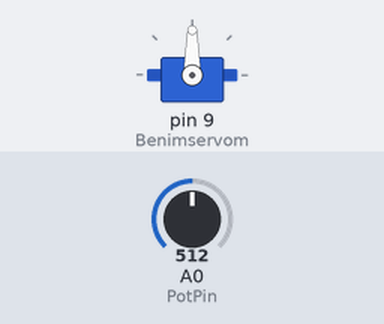
A sketch run on a simulated Arduino Uno, built with avr-gcc and run on an emulated ATmega328P. Parts: servo. Inputs (shaded band) come from the test bench; at power-on: A0 (PotPin) = 512.

Above: at 1.2 s.
1.3 s: A0 (PotPin) set to 716
At 2.5 s:
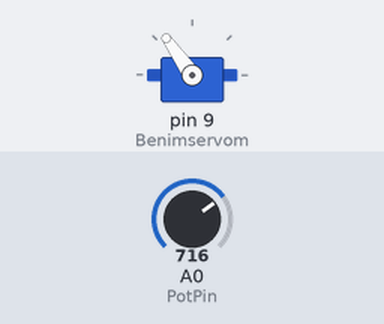
2.8 s: A0 (PotPin) set to 900
At 3.6 s:
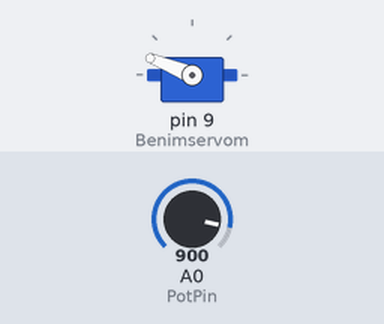
4.3 s: A0 (PotPin) set to 1023
At 5.0 s:
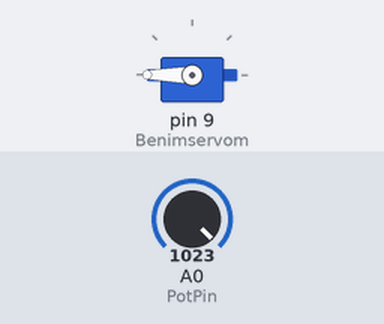
5.8 s: A0 (PotPin) set to 306
At 7.0 s:
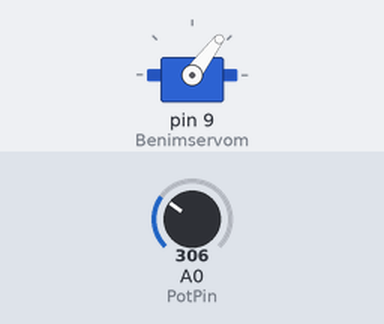
7.3 s: A0 (PotPin) set to 122
At 8.5 s:
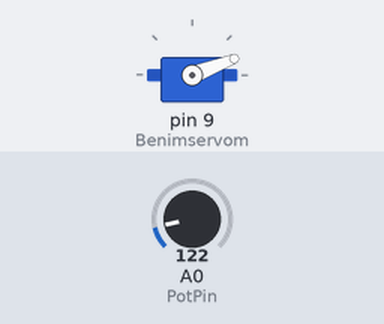
Timing chart, 0 to 9.8 s (numbered marks = the images above; inputs shaded):
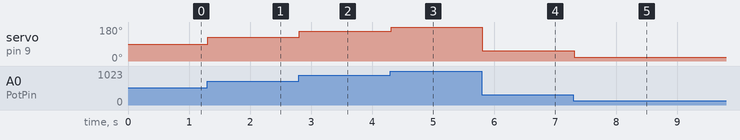

The sketch:

input_output.ino
```cpp
#include <Servo.h>

Servo Benimservom;
int PotPin = A0;
int potdeger;

void setup() {
  Benimservom.attach(9);
}

void loop() {
  potdeger = analogRead(PotPin); // 0 - 1023 -> 0 180
  potdeger = map(potdeger, 0, 1023, 0, 180);
  Benimservom.write(potdeger);
  delay(15);
}
```

Measured:
- after the input at 1.3 s, servo on pin 9 (Benimservom): 90° → 125° at once
- after the input at 2.8 s, servo on pin 9 (Benimservom): 125° → 158° at once
- after the input at 4.3 s, servo on pin 9 (Benimservom): 158° → 180° at once
- after the input at 5.8 s, servo on pin 9 (Benimservom): 180° → 53° at once
- after the input at 7.3 s, servo on pin 9 (Benimservom): 53° → 21° at once
